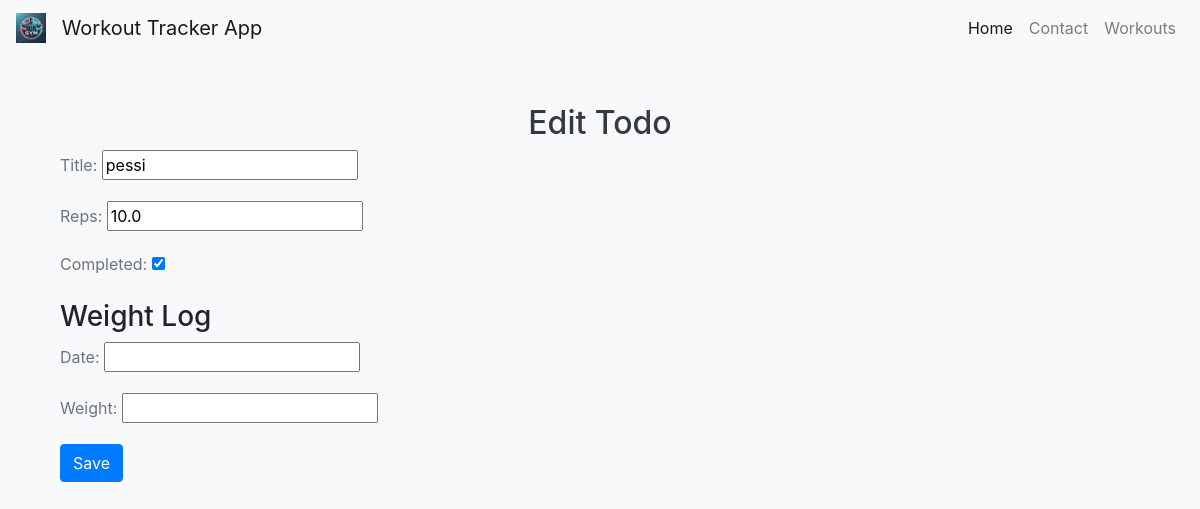
Page /edit/2/ on the committed database.
### myapp/models.py (models this page shows, shortened)
class TodoItem(models.Model):
    title = models.CharField(max_length=200)
    reps = models.FloatField(default=0.0)
    completed = models.BooleanField(default=False)

### myapp/views.py (the view)
# urls.py: path("edit/<int:pk>/", views.edit_todo, name="edit_todo"),
def edit_todo(request, pk):
    todo = get_object_or_404(TodoItem, pk=pk)
    if request.method == 'POST':
        todo_form = TodoForm(request.POST, instance=todo)
        weight_log_form = WeightLogForm(request.POST)
        if todo_form.is_valid() and weight_log_form.is_valid():
            todo_form.save()
            weight_log = weight_log_form.save(commit=False)
            weight_log.todo = todo
            weight_log.save()
            return redirect('todos')
    else:
        todo_form = TodoForm(instance=todo)
        weight_log_form = WeightLogForm()
    return render(request, 'edit_todo.html', {'todo_form': todo_form, 'weight_log_form': weight_log_form})

### myapp/forms.py
class TodoForm(forms.ModelForm):
    class Meta:
        model = TodoItem
        fields = ['title', 'reps', 'completed']

class WeightLogForm(forms.ModelForm):
    class Meta:
        model = WeightLog
        fields = ['date', 'weight']

### myapp/templates/edit_todo.html (shortened to what this page needs)
{% extends "base.html" %}
{% load static %}
{% block content %}
<div class="container mt-5">
  <h2 class="text-center">Edit Todo</h2>
  <form method="post">
    {{ todo_form.as_p }}
    <h3>Weight Log</h3>
    {{ weight_log_form.as_p }}
    <button type="submit" class="btn btn-primary">Save</button>
  </form>
</div>
{% endblock %}

### myapp/static/css/styles.css (style rules this page uses)
body { background-color: #f8f9fa; }
h2, h4 { color: #343a40; }
p { color: #6c757d; }

### rows in the picture
TodoItem: title "pessi", reps "10.0", completed "☑"
